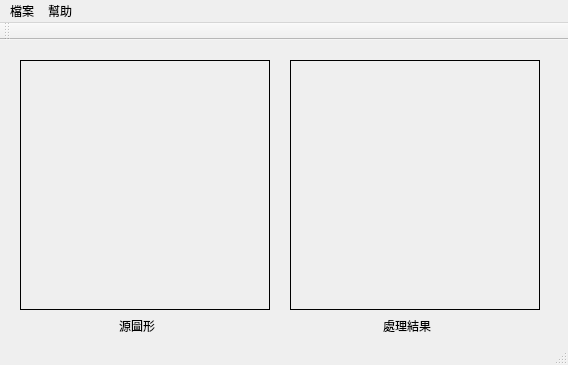
<?xml version="1.0" encoding="UTF-8"?>
<ui version="4.0">
 <class>MainWindow</class>
 <widget class="QMainWindow" name="MainWindow">
  <property name="geometry">
   <rect>
    <x>0</x>
    <y>0</y>
    <width>568</width>
    <height>365</height>
   </rect>
  </property>
  <property name="windowTitle">
   <string>AppendixB</string>
  </property>
  <widget class="QWidget" name="centralWidget">
   <widget class="QLabel" name="label1">
    <property name="geometry">
     <rect>
      <x>20</x>
      <y>20</y>
      <width>250</width>
      <height>250</height>
     </rect>
    </property>
    <property name="frameShape">
     <enum>QFrame::Box</enum>
    </property>
    <property name="text">
     <string/>
    </property>
   </widget>
   <widget class="QLabel" name="label2">
    <property name="geometry">
     <rect>
      <x>290</x>
      <y>20</y>
      <width>250</width>
      <height>250</height>
     </rect>
    </property>
    <property name="frameShape">
     <enum>QFrame::Box</enum>
    </property>
    <property name="text">
     <string/>
    </property>
   </widget>
   <widget class="QLabel" name="label">
    <property name="geometry">
     <rect>
      <x>110</x>
      <y>280</y>
      <width>54</width>
      <height>12</height>
     </rect>
    </property>
    <property name="text">
     <string>源圖形</string>
    </property>
    <property name="alignment">
     <set>Qt::AlignCenter</set>
    </property>
   </widget>
   <widget class="QLabel" name="label_2">
    <property name="geometry">
     <rect>
      <x>380</x>
      <y>280</y>
      <width>54</width>
      <height>12</height>
     </rect>
    </property>
    <property name="text">
     <string>處理結果</string>
    </property>
    <property name="alignment">
     <set>Qt::AlignCenter</set>
    </property>
   </widget>
  </widget>
  <widget class="QMenuBar" name="menuBar">
   <property name="geometry">
    <rect>
     <x>0</x>
     <y>0</y>
     <width>568</width>
     <height>23</height>
    </rect>
   </property>
   <widget class="QMenu" name="menu">
    <property name="title">
     <string>檔案</string>
    </property>
    <addaction name="openLenaJpg"/>
    <addaction name="openCustomeFile"/>
    <addaction name="restoreFile"/>
    <addaction name="CLEAR"/>
    <addaction name="exitSystem"/>
   </widget>
   <widget class="QMenu" name="menu_2">
    <property name="title">
     <string>幫助</string>
    </property>
    <addaction name="copyright"/>
    <addaction name="about"/>
   </widget>
   <addaction name="menu"/>
   <addaction name="menu_2"/>
  </widget>
  <widget class="QToolBar" name="mainToolBar">
   <attribute name="toolBarArea">
    <enum>TopToolBarArea</enum>
   </attribute>
   <attribute name="toolBarBreak">
    <bool>false</bool>
   </attribute>
  </widget>
  <widget class="QStatusBar" name="statusBar"/>
  <action name="openLenaJpg">
   <property name="text">
    <string>開啟測試檔案（lena.jpg)</string>
   </property>
  </action>
  <action name="openCustomeFile">
   <property name="text">
    <string>開啟自訂檔案</string>
   </property>
  </action>
  <action name="restoreFile">
   <property name="text">
    <string>復原</string>
   </property>
  </action>
  <action name="exitSystem">
   <property name="text">
    <string>離開</string>
   </property>
  </action>
  <action name="copyright">
   <property name="text">
    <string>版權</string>
   </property>
  </action>
  <action name="about">
   <property name="text">
    <string>關於</string>
   </property>
  </action>
  <action name="CLEAR">
   <property name="text">
    <string>清除</string>
   </property>
  </action>
 </widget>
 <layoutdefault spacing="6" margin="11"/>
 <resources/>
 <connections/>
</ui>
